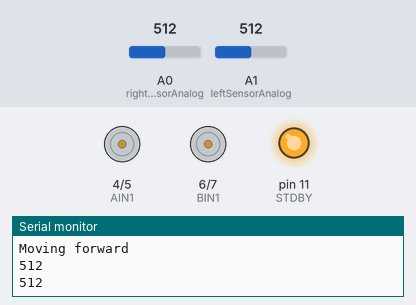
Bench run of a sketch on a simulated Arduino Uno, built with avr-gcc and run on an emulated ATmega328P. Parts: motor-driver pin pairs drawn as motors (green arrow = first pin HIGH = forward, orange = second pin HIGH = backward, longer = more drive, scaled by the enable pin), output pins drawn as LEDs (lit = HIGH), the last lines printed to the serial monitor. The test bench sets the inputs (shaded band); at power-on: A0 (rightSensorAnalog) = 512, A1 (leftSensorAnalog) = 512.

Above: at 1.2 s.
1.3 s: A0 (rightSensorAnalog) set to 460
2.8 s: A0 (rightSensorAnalog) set to 432
At 4.0 s:
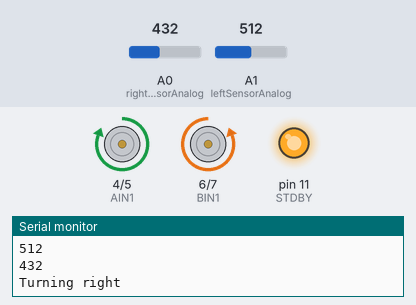
4.3 s: A0 (rightSensorAnalog) set to 511
At 5.5 s:
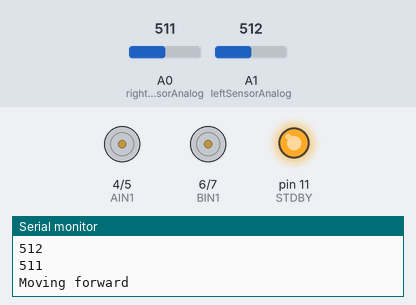
5.8 s: A1 (leftSensorAnalog) set to 459
8.8 s: A1 (leftSensorAnalog) set to 438
At 9.8 s:
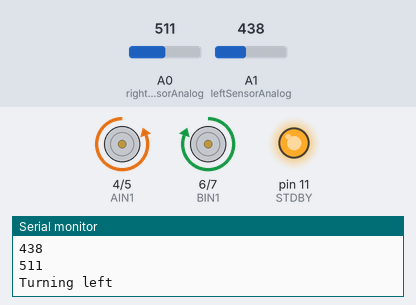
10.3 s: A1 (leftSensorAnalog) set to 460
At 10.9 s:
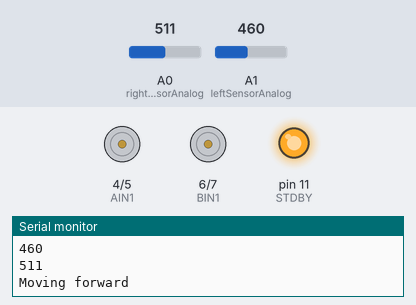
Timing chart, 0 to 12.8 s (numbered marks = the images above; inputs shaded):
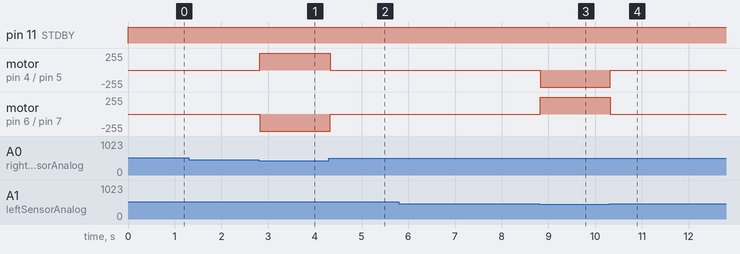

Measured:
- the behaviour switches between 450 and 449 on A0 (rightSensorAnalog) (found by bisection; images 0 and 1)
- the behaviour switches between 450 and 449 on A1 (leftSensorAnalog) (found by bisection; images 2 and 3)
- after the input at 2.8 s, motor on pin 4 (AIN1) / pin 5 (AIN2): stopped → forward 255/255 at once; motor on pin 6 (BIN1) / pin 7 (BIN2): stopped → backward 255/255 at once
- after the input at 4.3 s, motor on pin 4 (AIN1) / pin 5 (AIN2): forward 255/255 → stopped at once; motor on pin 6 (BIN1) / pin 7 (BIN2): backward 255/255 → stopped at once
- after the input at 8.8 s, motor on pin 4 (AIN1) / pin 5 (AIN2): stopped → backward 255/255 at once; motor on pin 6 (BIN1) / pin 7 (BIN2): stopped → forward 255/255 at once
- after the input at 10.3 s, motor on pin 4 (AIN1) / pin 5 (AIN2): backward 255/255 → stopped at once; motor on pin 6 (BIN1) / pin 7 (BIN2): forward 255/255 → stopped at once

The sketch:

NewLineFollower.ino
```cpp
#define AIN1 4
#define AIN2 5
#define BIN1 6
#define BIN2 7
#define PWMA 12
#define PWMB 13
#define STDBY 11

#define leftSensorDigital 26
#define leftSensorAnalog A1
#define rightSensorDigital 48
#define rightSensorAnalog A0

void moveForward();
void turnLeft();
void turnRight();
void stopRobot();

void setup() {
  // put your setup code here, to run once:
  pinMode(PWMB, OUTPUT);
  pinMode(BIN1, OUTPUT);
  pinMode(BIN2, OUTPUT);
  pinMode(AIN1, OUTPUT);
  pinMode(AIN2, OUTPUT);
  pinMode(STDBY, OUTPUT);
  Serial.begin(9600);
}

void loop() {
  digitalWrite(STDBY, HIGH);
  // put your main code here, to run repeatedly:
  //  bool leftOnTape = digitalRead(leftSensorDigital);
  Serial.println(analogRead(leftSensorAnalog));
  Serial.println(analogRead(rightSensorAnalog));
  bool leftOnTape = analogRead(leftSensorAnalog) < 450;
  // bool rightOnTape = digitalRead(rightSensorDigital);
  bool rightOnTape = analogRead(rightSensorAnalog) < 450;
  if(!rightOnTape && !leftOnTape){
    moveForward();
  } else if(rightOnTape && !leftOnTape){
    turnRight();
  } else if(!rightOnTape && leftOnTape){
    turnLeft();
  } else {
    stopMove();
  }
}

void moveForward(){
  Serial.println("Moving forward");
  digitalWrite(BIN1, HIGH);
  digitalWrite(BIN2, LOW);
  digitalWrite(AIN1, HIGH);
  digitalWrite(AIN2, LOW);
  analogWrite(PWMA, 60);
  analogWrite(PWMB, 60);
}

void turnRight(){
  Serial.println("Turning right");
  digitalWrite(BIN1, LOW);
  digitalWrite(BIN2, HIGH);
  digitalWrite(AIN1, HIGH);
  digitalWrite(AIN2, LOW);
  analogWrite(PWMA, 180);
  analogWrite(PWMB, 180);
}

void turnLeft(){
  Serial.println("Turning left");
  digitalWrite(BIN1, HIGH);
  digitalWrite(BIN2, LOW);
  digitalWrite(AIN1, LOW);
  digitalWrite(AIN2, HIGH);
  analogWrite(PWMA, 180);
  analogWrite(PWMB, 180);
}

void stopMove(){
  Serial.println("Turning right");
  digitalWrite(BIN1, HIGH);
  digitalWrite(BIN2, LOW);
  digitalWrite(AIN1, HIGH);
  digitalWrite(AIN2, LOW);
  analogWrite(PWMA, 0);
  analogWrite(PWMB, 0);
}
```
